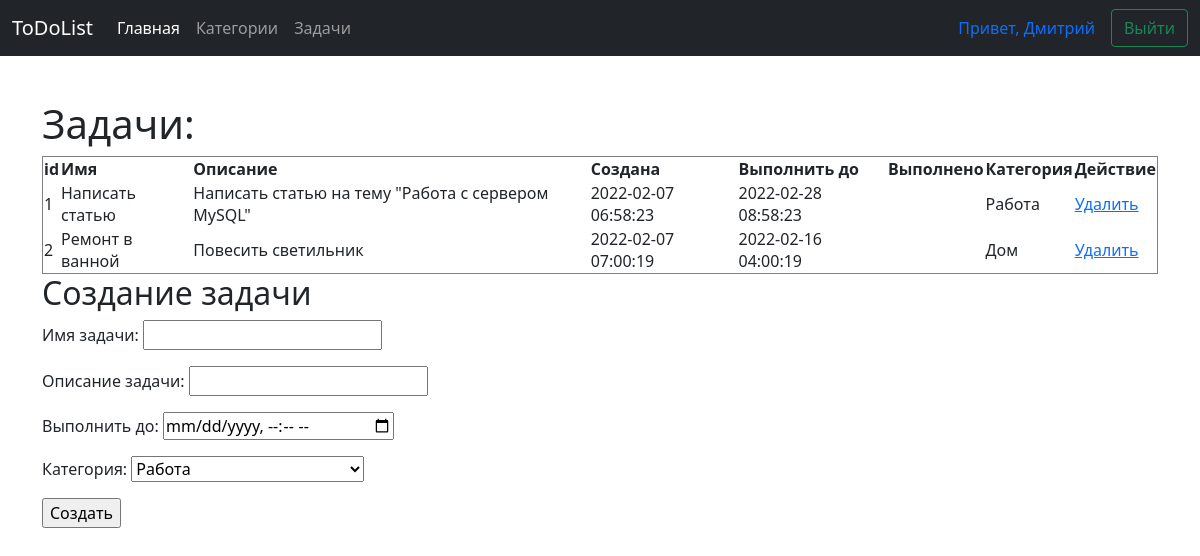
Before: /index.php?page=t (signed in) with the older database file.
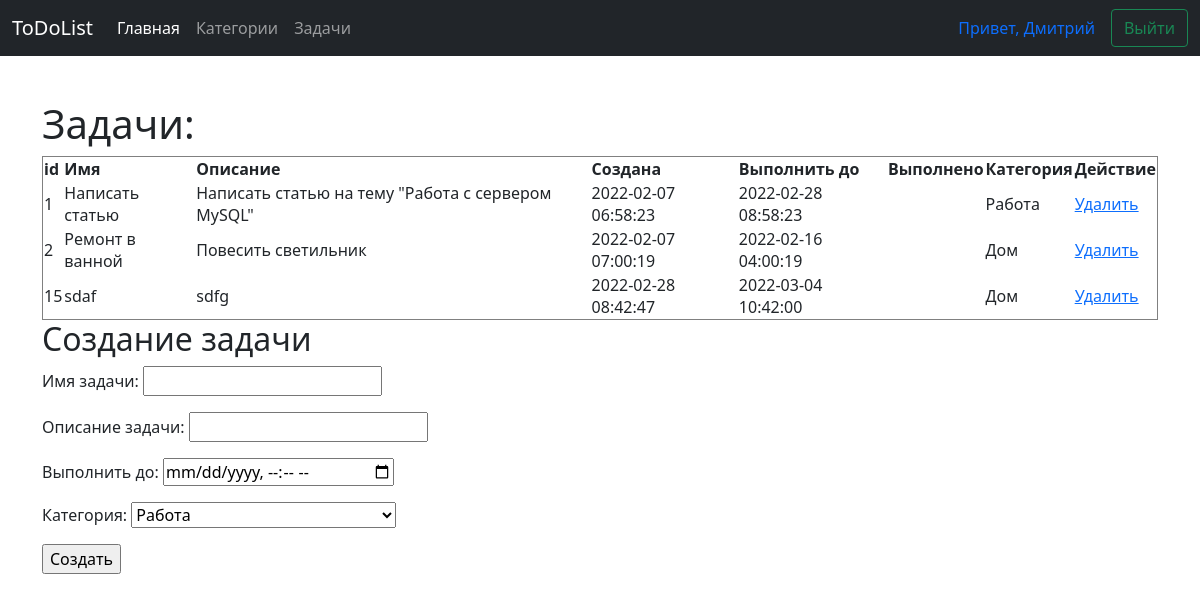
After: the same page with the newer database file.
### tables this page shows
CREATE TABLE `task` (
  `id` int(10) UNSIGNED NOT NULL,
  `name` varchar(255) NOT NULL,
  `description` text,
  `created_at` datetime DEFAULT NULL,
  `deadline` datetime DEFAULT NULL,
  `done` int(11) DEFAULT NULL,
  `id_category` int(10) UNSIGNED NOT NULL,
  `id_user` int(10) UNSIGNED NOT NULL
);

CREATE TABLE `category` (
  `id` int(10) UNSIGNED NOT NULL,
  `name` varchar(255) NOT NULL,
  `id_user` int(10) UNSIGNED DEFAULT NULL COMMENT 'ID ползователя, создавшего категорию'
);

### tasks.php (the view)
<h1>Задачи:</h1>
<table border='1'>
    <?php
    echo '<tr>
            <th>id</th>
            <th>Имя</th>
            <th>Описание</th>
            <th>Создана</th>
            <th>Выполнить до</th>
            <th>Выполнено</th>
            <th>Категория</th>
            <th>Действие</th>
           </tr>';
    $result = $conn->query("SELECT *, task.id AS id_task, category.name AS cname, task.name AS tname FROM task, category WHERE task.id_category=category.id AND task.id_user=".$_SESSION['id']);
    while ($row = $result->fetch()) {
        echo '<tr>';
        echo '<td>'.$row['id'].'</td>
              <td>'.$row['tname'].'</td>
              <td>'.$row['description'].'</td>
              <td>'.$row['created_at'].'</td>
              <td>'.$row['deadline'].'</td>
              <td>'.$row['done'].'</td>
              <td>'.$row['cname'].'</td>';
        echo '<td><a href=deletetask.php?id='.$row['id_task'].'>Удалить</a></td>';
        echo '</tr>';
    }
    ?>
</table>

Changed rows visible on the page:
added task: id_category "15", name "sdaf", description "sdfg", created_at "2022-02-28 08:42:47", deadline "2022-03-04 10:42:00", id_category.name "Дом"
